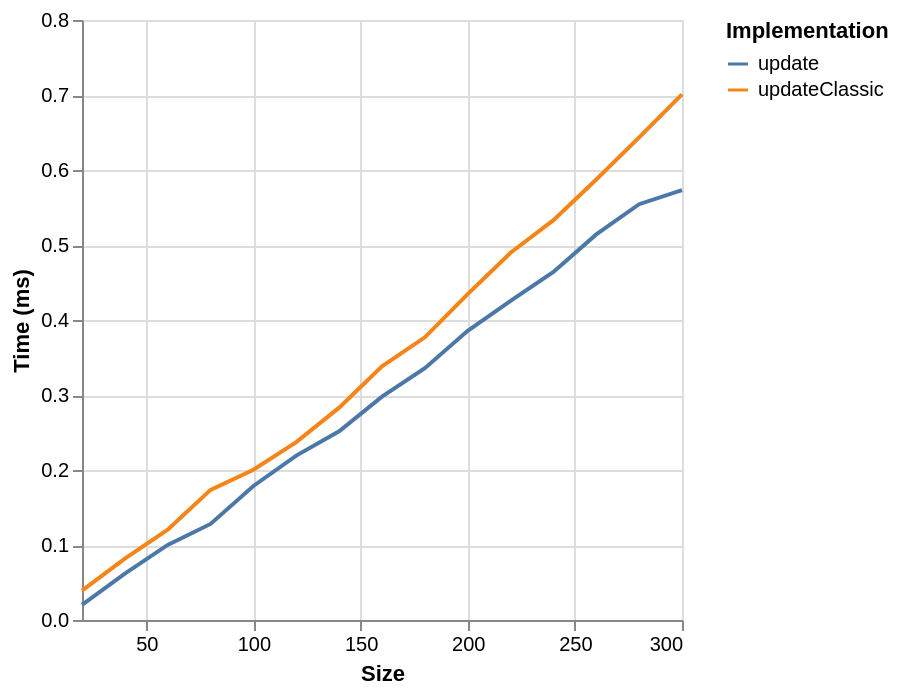

Specify this chart in Vega-Lite:
### Vega specification from a JSON file in a GitHub repository (floating-point values rounded to 4 significant figures)
{"$schema": "https://vega.github.io/schema/vega/v6.json", "background": "white", "padding": 5, "width": 300, "height": 300, "style": "cell", "data": [{"name": "source_0", "values": [{"ms": 0.0392, "series": "updateClassic", "size": 20}, {"ms": 0.0818, "series": "updateClassic", "size": 40}, {"ms": 0.1204, "series": "updateClassic", "size": 60}, {"ms": 0.1735, "series": "updateClassic", "size": 80}, {"ms": 0.2003, "series": "updateClassic", "size": 100}, {"ms": 0.2372, "series": "updateClassic", "size": 120}, {"ms": 0.2831, "series": "updateClassic", "size": 140}, {"ms": 0.3383, "series": "updateClassic", "size": 160}, {"ms": 0.3769, "series": "updateClassic", "size": 180}, {"ms": 0.4346, "series": "updateClassic", "size": 200}, {"ms": 0.4897, "series": "updateClassic", "size": 220}, {"ms": 0.5331, "series": "updateClassic", "size": 240}, {"ms": 0.5874, "series": "updateClassic", "size": 260}, {"ms": 0.6435, "series": "updateClassic", "size": 280}, {"ms": 0.7009, "series": "updateClassic", "size": 300}, {"ms": 0.0201, "series": "update", "size": 20}, {"ms": 0.0618, "series": "update", "size": 40}, {"ms": 0.1001, "series": "update", "size": 60}, {"ms": 0.1281, "series": "update", "size": 80}, {"ms": 0.1787, "series": "update", "size": 100}, {"ms": 0.2192, "series": "update", "size": 120}, {"ms": 0.2516, "series": "update", "size": 140}, {"ms": 0.2979, "series": "update", "size": 160}, {"ms": 0.3357, "series": "update", "size": 180}, {"ms": 0.3856, "series": "update", "size": 200}, {"ms": 0.4255, "series": "update", "size": 220}, {"ms": 0.464, "series": "update", "size": 240}, {"ms": 0.5141, "series": "update", "size": 260}, {"ms": 0.5544, "series": "update", "size": 280}, {"ms": 0.5733, "series": "update", "size": 300}]}, {"name": "data_0", "source": "source_0", "transform": [{"type": "formula", "expr": "toNumber(datum[\"size\"])", "as": "size"}]}], "marks": [{"name": "pathgroup", "type": "group", "from": {"facet": {"name": "faceted_path_main", "data": "data_0", "groupby": ["series"]}}, "encode": {"update": {"width": {"field": {"group": "width"}}, "height": {"field": {"group": "height"}}}}, "marks": [{"name": "marks", "type": "line", "style": ["line"], "sort": {"field": "x"}, "from": {"data": "faceted_path_main"}, "encode": {"update": {"stroke": {"scale": "color", "field": "series"}, "description": {"signal": "\"Size: \" + (format(datum[\"size\"], \"\")) + \"; Time (ms): \" + (format(datum[\"ms\"], \"\")) + \"; series: \" + (isValid(datum[\"series\"]) ? isArray(datum[\"series\"]) ? join(datum[\"series\"], ' ') : datum[\"series\"] : \"\"+datum[\"series\"])"}, "x": {"scale": "x", "field": "size"}, "y": {"scale": "y", "field": "ms"}, "defined": {"signal": "isValid(datum[\"size\"]) && isFinite(+datum[\"size\"]) && isValid(datum[\"ms\"]) && isFinite(+datum[\"ms\"])"}}}}]}], "scales": [{"name": "x", "type": "linear", "domain": {"data": "data_0", "field": "size"}, "range": [0, {"signal": "width"}], "nice": true, "zero": false}, {"name": "y", "type": "linear", "domain": {"data": "data_0", "field": "ms"}, "range": [{"signal": "height"}, 0], "nice": true, "zero": true}, {"name": "color", "type": "ordinal", "domain": {"data": "data_0", "field": "series", "sort": true}, "range": "category"}], "axes": [{"scale": "x", "orient": "bottom", "gridScale": "y", "grid": true, "tickCount": {"signal": "ceil(width/40)"}, "domain": false, "labels": false, "aria": false, "maxExtent": 0, "minExtent": 0, "ticks": false, "zindex": 0}, {"scale": "y", "orient": "left", "gridScale": "x", "grid": true, "tickCount": {"signal": "ceil(height/40)"}, "domain": false, "labels": false, "aria": false, "maxExtent": 0, "minExtent": 0, "ticks": false, "zindex": 0}, {"scale": "x", "orient": "bottom", "grid": false, "title": "Size", "labelFlush": true, "labelOverlap": true, "tickCount": {"signal": "ceil(width/40)"}, "zindex": 0}, {"scale": "y", "orient": "left", "grid": false, "title": "Time (ms)", "labelOverlap": true, "tickCount": {"signal": "ceil(height/40)"}, "zindex": 0}], "legends": [{"orient": "right", "symbolLimit": 30, "title": "Implementation", "stroke": "color", "symbolType": "stroke"}]}
